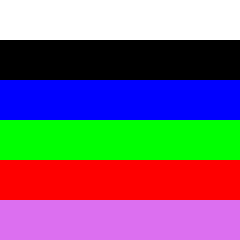
#> input picture couleurs.jpg, 30 x 30 px (shown 8 times larger)
$ jupyter execute --allow-errors photo_eleve.ipynb
#> lines starting #> are read from the running program, lines starting #| are printed output that depends on the picture
<table style="border:1px solid black">
    <tbody>
    <tr>
    <td style="text-align: center; vertical-align: middle; border:1px solid black;"><h1>TP</h1></td>
       <td><h2>1h30</h2></td>
    <td style="text-align: center; vertical-align: middle; border:1px solid black;"><h2>La photographie numérique</h2></td>
    <th rowspan="2" style="text-align: center; vertical-align: middle; border:1px solid black; background-color:white;"></th>
     </tr>
     <tr>
    <th colspan="2" style="text-align: center; vertical-align: middle; border:1px solid black; background-color:white;"></th>
    <td style="text-align: center; vertical-align: middle; border:1px solid black;"><h2>Traiter par programme une image pour la transformer en agissant sur les trois composantes de ses pixels.</h2></td>
    </tr>
    </tbody>
</table>

<h1>Programmation</h1>
            <p>La bibliothèque Python « PIL » (Python Imaging Library) permet de
               traiter les images dans de nombreux formats. On l’importe avec <i>from
               PIL import Image</i><br>
               On utilise la méthode <i>getpixel((x,y))</i> pour obtenir les informations sur le pixel de coordonnées x, y.<br>
               On peut aussi lire l’ensemble des donnés d’une image avec la méthode <i>getdata()</i>.<br>Nous vous proposons de
               découvrir quelques fonctions au travers d’un exemple qui affiche les pixels d’une image.
            </p>

Exécuter le code suivant :

[cell 1]
from PIL import Image
from matplotlib.pyplot import imshow
img = Image.open("couleurs.jpg")
#> img is the input picture: PIL image 30x30 RGB; mean R, G, B 121.5, 103.5, 125
print("Format, taille et codage de l'image :")
L,H = img.size
#> L = 30; H = 30
formI=img.format
#> formI = 'JPEG'
codeI=img.mode
#> codeI = 'RGB'
print(formI,L,H,codeI )
#| JPEG 30 30 RGB

[cell 2]
imshow(img)   #affiche l'image

1.1. Exécuter le code qui permet de visualiser les informations RVB des six couleurs de l'image.

[cell 3]
print("couleur 1 : ",img.getpixel((5,3)))
#| couleur 1 :  (255, 255, 255)

# A compléter

1.2. Compléter la méthode "affichePix(image)" qui affiche tous les pixels de l'image.

#> (a cell that did not finish here is left out)

2.1. Création d'une nouvelle image aux dimensions de la précédente, remplacement d'un pixel noir d'origine par un rouge.

[cell 5]
newimg = Image.new("RGB",(L,H))
#> newimg: PIL image 30x30 RGB; every value is 0
x, y = 15, 15
newimg.putpixel((x,y),(255,0,0))
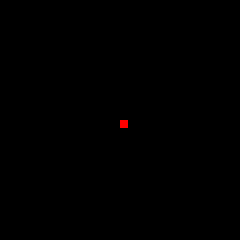
#> newimg: PIL image 30x30 RGB (shown 8 times larger); mean R, G, B 0.3, 0, 0
imshow(newimg)

2.2. Remplacer un pixel blanc par un pixel de la couleur de votre choix dans l'image "couleurs.jpg".

[cell 6]
# A compléter

Pour créer un filtre de couleur rouge sur l’image, il suffit de supprimer les pixels Verts et Bleus et de garder uniquement les pixels Rouges. Vous devez donc :
<ul>
    <li>Créer une nouvelle image de dimensions L, H</li>
    <li>Pour chaque pixel, lire le pixel de l'image d'origine, le modifier et
      le placer dans la nouvelle image</li>
    <li>Enregistrer la nouvelle image</li>
</ul>

3.1. Réaliser la fonction filtreR() qui prend comme paramètre l’image "perroquet.jpg" et retourne la nouvelle image filtrée. Afficher-la à l’écran.

[cell 7]
def filtreR(image):
    L,H = image.size
    newimg = Image.new("RGB",(L,H))

    # A compléter

    return newimg

img2 = Image.open("perroquet.jpg")
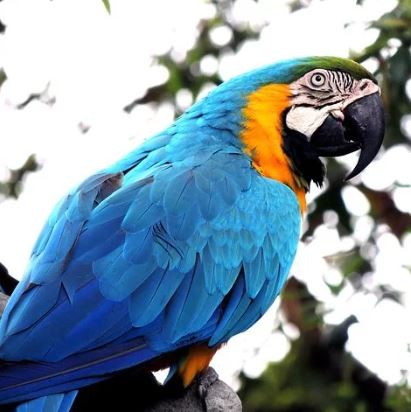
#> input picture perroquet.jpg, 411 x 412 px
#> img2 is the input picture: PIL image 411x412 RGB; mean R, G, B 130.8, 151.1, 164.8
perroquetR = filtreR(img2)
#> in filtreR, `newimg = Image.new("RGB",(L,H))`: newimg: PIL image 411x412 RGB; every value is 0
imshow(perroquetR)
